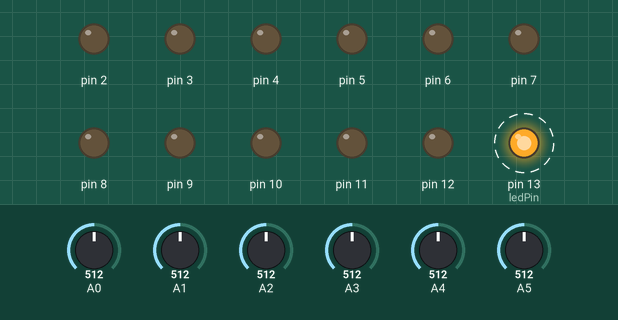
The sketch below on a simulated Arduino Uno, built with avr-gcc and run on an emulated ATmega328P. Shown: output pins drawn as LEDs (lit = HIGH). Dashed ring = blinking. The inputs (shaded band) are chosen by the test bench; at power-on: A0 = 512, A1 = 512, A2 = 512, A3 = 512, A4 = 512, A5 = 512. What the sketch prints to the serial monitor is not drawn.

Above: at 0.2 s.
Timing chart, 0 to 3.0 s (numbered marks = the images above):
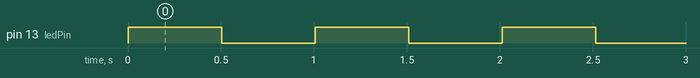

Measured:
- by itself, pin 13 (ledPin): alternates HIGH for 0.50 s and LOW for 0.50 s

The sketch:

A0013_SerialBroadcastCount.ino
```cpp
/*
 * SerialBroadcastCount
 * Transmits pin data and the current sample count iteration.
 *
 */

const int ledPin = 13;
bool initialized = false;
int count = 0;
bool statePin13 = false;

void setup() {
  Serial.begin(9600);  // enable serial output

  pinMode(ledPin, OUTPUT);  // enable output on LED pin
  digitalWrite(ledPin, LOW);  // set LED initial state to OFF

  for (int i=0; i<=13; i++) {  // Setup digital pins as outputs
    pinMode(i, OUTPUT);
  }
}

void loop() {
  if (!initialized) {  // Initialize the digital outputs to the LOW state.
    for (int i=0; i<13; i++) {
      digitalWrite(i, LOW);
    }
    initialized = true;
  }

  if (statePin13 == true) {
    statePin13 = false;
    digitalWrite(ledPin, LOW);
  }
  else {
    statePin13 = true;
    digitalWrite(ledPin, HIGH);
  }

  broadcastPinData();

  delay(500);  // Necessary to avoid lag


}

// Reads the digital and analog pin values and outputs to the serial buffer
void broadcastPinData() {
  count++;
  Serial.print("#");
  Serial.print("|");
  Serial.print(count);
  for (int i=0; i<=13; i++) {
    Serial.print("|");
    Serial.print(digitalRead(i));
  }

  for (int i=0; i<6; i++) {
    Serial.print("|");
    Serial.print(analogRead(i));
  }
  Serial.println("");
}
```
